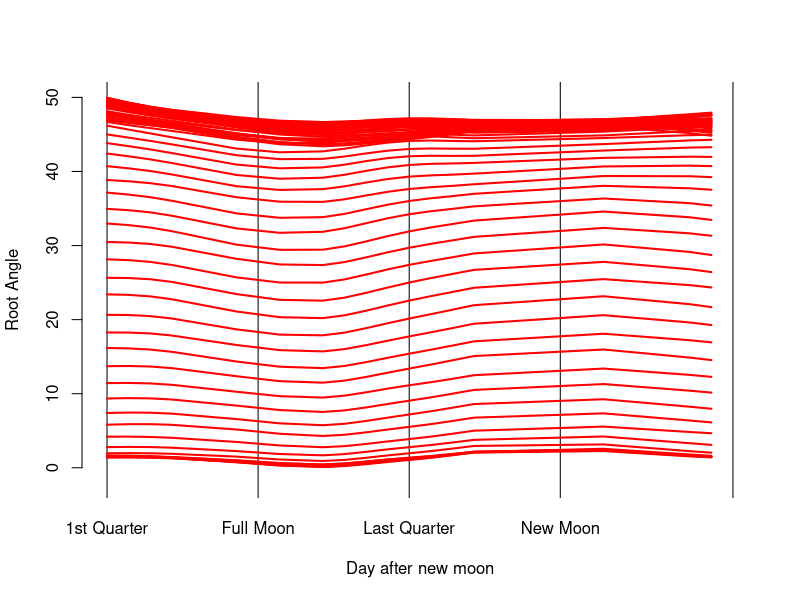

The R source for this figure:
# Jinliang Yang
# Jan. 20th, 2015

library("nlme")
### an R function use nlme package to fit mixed model.
mixed_model <- function(data = df, model = KRN ~ Pedigree, random = ~1 | Farm/Rep, 
                        trait = "KRN") {
    
    trait <- as.character(model)[2]
    data <- data[!is.na(data[, trait]), ]
    data[, trait] <- as.numeric(as.character(data[, trait]))
    
    lmeout1 <- lme(model, data = data, random = random)
    ped.hat1 <- lmeout1$coef$fixed
    ped.hat1[-1] <- ped.hat1[-1] + ped.hat1[1]
    
    fix <- as.character(model)[3]
    names(ped.hat1)[1] <- data[order(data[, fix]), fix][1]
    names(ped.hat1) <- gsub(fix, "", names(ped.hat1))
    tped <- data.frame(Genotype = names(ped.hat1), trait = ped.hat1)
    names(tped)[2] <- trait
    return(tped)
}

### apply the mixed model
moon <- read.csv("data/final_all.csv")


fx <- as.formula(paste("t1", "~ Lunar.day", sep = " "))
rdm <- as.formula("~1|Genotype/Replicate")
gra <- subset(moon, !is.na(Lunar.day))
myres <- mixed_model(data = moon, model = fx, random = rdm, trait = "t1")

for (ti in names(gra)[6:65]) {
    fx <- as.formula(paste(ti, "~ Lunar.day", sep = " "))
    rdm <- as.formula("~1|Genotype/Replicate")
    tem <- mixed_model(data = gra, model = fx, random = rdm, trait = ti)
    myres <- merge(myres, tem, by = "Genotype")
}


par(mfrow = c(1, 1))
plot(x = 1, y = 1, type = "n", xlim = c(8, 37), ylim = c(-2, 50), xaxt = "n", 
     bty = "n", xlab = "Day after new moon", ylab = "Root Angle")
abline(v = c(8, 15, 22, 29, 37))
axis(side = 1, at = c(8, 15, 22, 29), tick = FALSE, cex.axis = 1, labels = c("1st Quarter", 
                                                                             "Full Moon", "Last Quarter", "New Moon"))

myres$Genotype <- as.numeric(as.character(gsub("L", "", myres$Genotype)))
# change to order to start with 1st quarter
a <- myres$Genotype
a[a < 8] <- a[a < 8] + 30
myres$Genotype <- a

for (i in 2:62) {
    smoothingSpline = smooth.spline(myres$Genotype, myres[, i], spar = 0.6)
    lines(smoothingSpline, lwd = 2, col = "red")
}